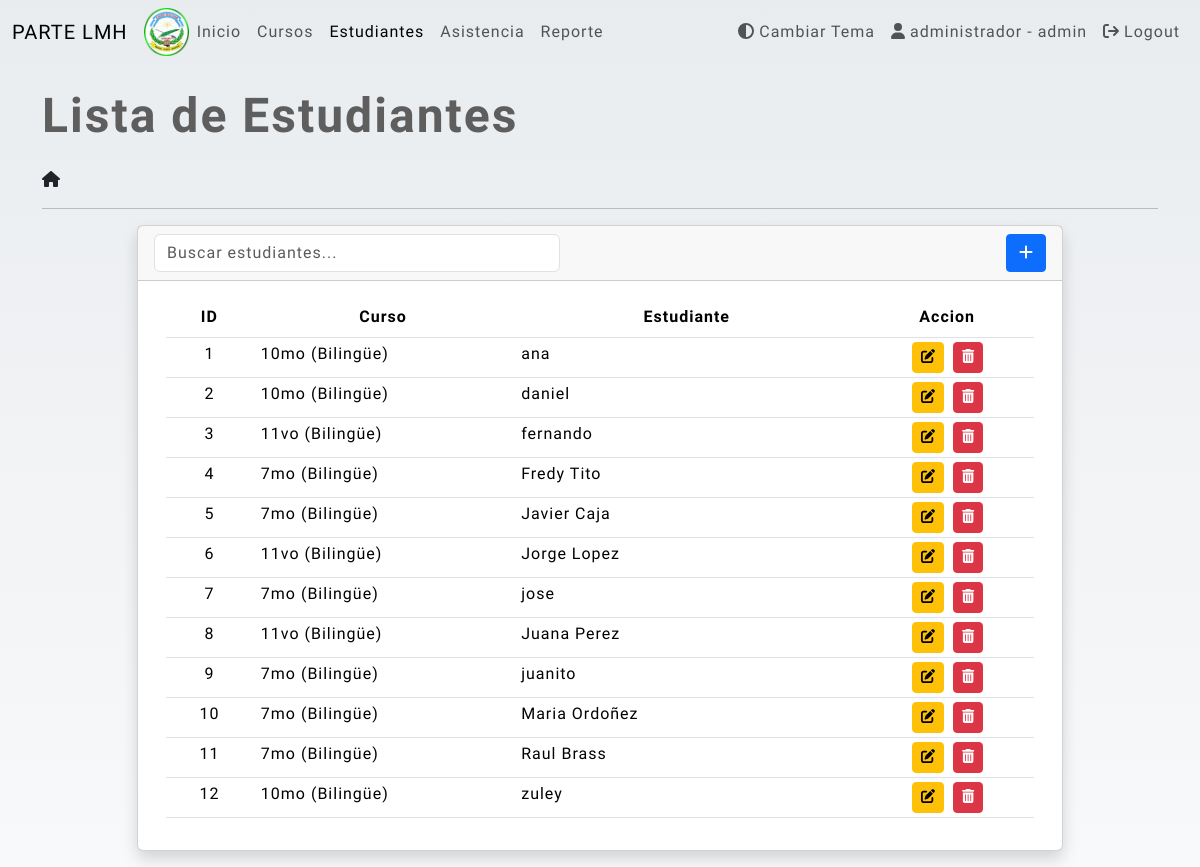
Page /?page=student_list (signed in) on the committed database.
### tables this page shows
CREATE TABLE `students_tbl` (
  `id` int(11) NOT NULL,
  `class_id` int(11) NOT NULL,
  `name` text NOT NULL,
  `created_at` datetime NOT NULL DEFAULT current_timestamp(),
  `updated_at` datetime DEFAULT NULL ON UPDATE current_timestamp()
);

CREATE TABLE `class_tbl` (
  `id` int(11) NOT NULL,
  `name` text NOT NULL,
  `created_at` datetime NOT NULL DEFAULT current_timestamp(),
  `updated_at` datetime DEFAULT NULL ON UPDATE current_timestamp()
);

### classes/actions.class.php (called while the page is built, shortened)
<?php
class Actions{
    private $conn;
    function __construct(){
        require_once(realpath(__DIR__.'/../db-connect.php'));
        $this->conn = $conn;
    }
    public function list_student(){
        $sql = "SELECT `students_tbl`.*, `class_tbl`.`name` as `class` FROM `students_tbl` inner join `class_tbl` on `students_tbl`.`class_id` = `class_tbl`.`id` order by `students_tbl`.`name` ASC";
        $qry = $this->conn->query($sql);
        return $qry->fetch_all(MYSQLI_ASSOC);
    }
}

### pages/student_list.php (the view, shortened to what this page needs)
<?php
$user_role = $_SESSION['user_role'];
$user_course_id = $_SESSION['user_course_id'] ?? null;
$studentList = [];
if ($user_role === 'admin') {
    $studentList = $actionClass->list_student();
} elseif ($user_role === 'encargado' && $user_course_id) {
    $studentList = $actionClass->list_student_by_course($user_course_id);
}
?>
<div class="page-title mb-3">Lista de Estudiantes</div>
<div style="width:3%;">
    <a class="nav-link <?= (isset($page)) && $page == 'home' ? 'active' : '' ?>" href="./">
        <i class="fa-solid fa-house"></i>
    </a>
</div>
<hr>
<div class="row justify-content-center">
    <div class="col-lg-10 col-md-12 col-sm-12 col-12">
        <div class="card shadow">
            <div class="card-header rounded-0">
                <div class="d-flex w-100 justify-content-end align-items-center">
                    <input class="form-control" type="text" id="search_input" placeholder="Buscar estudiantes..." style="width:50%;margin-right:50%;">
                    <button class="btn btn-md rounded-1 btn-primary" type="button" id="add_student"><i class="fa-solid fa-plus"></i></button>
                </div>
            </div>
            <div class="card-body rounded-0">
                <div class="container-fluid">
                    <div class="table-responsive">
                        <table class="table table-hover table-hovered table-stripped">
                            <colgroup>
                                <col width="10%">
                                <col width="30%">
                                <col width="40%">
                                <col width="20%">
                            </colgroup>
                            <thead>
                                <tr class="bg-transparent">
                                    <th class="bg-transparent text-center">ID</th>
                                    <th class="bg-transparent text-center">Curso</th>
                                    <th class="bg-transparent text-center">Estudiante</th>
                                    <th class="bg-transparent text-center">Accion</th>
                                </tr>
                            </thead>
                            <tbody id="table_body">
                                <?php $i=1 ?>
                                <?php if(!empty($studentList) && is_array($studentList)): ?>
                                <?php foreach($studentList as $row): ?>
                                    <tr>
                                        <td class="text-center px-2 py-1"><?php echo $i++;?></td>
                                        <td class="px-2 py-1"><?= $row['class'] ?></td>
                                        <td class="px-2 py-1"><?= $row['name'] ?></td>
                                        <td class="text-center px-2 py-1">
                                            <div class="input-group input-group-sm justify-content-center">
                                                <button class="btn btn-sm btn-warning rounded-1 edit_student" type="button" data-id="<?= $row['id'] ?>" title="Edit"><i class="fas fa-edit"></i></button>
                                                <button class="btn btn-sm btn-danger rounded-1 delete_student" type="button" data-id="<?= $row['id'] ?>" title="Delete"><i class="fa-solid fa-trash-can"></i></button>
                                            </div>
                                        </td>
                                    </tr>
                                <?php endforeach; ?>
                                <?php else: ?>
                                    <tr>
                                        <th class="text-center px-2 py-1" colspan="4">Registros no Encontrados.</th>
                                    </tr>
                                <?php endif; ?>
                            </tbody>
                        </table>
                    </div>
                </div>
            </div>
        </div>
    </div>
</div>

### index.php (shortened to what this page needs)
<?php
require_once('classes/actions.class.php');
$actionClass = new Actions();
$page = $_GET['page'] ?? "home";
?>
<!DOCTYPE html>
<html lang="es">
<?php include_once('inc/header.php'); ?>
<body>
    <?php include_once('inc/navigation.php'); ?>
    <div class="container-md py-3">
        <div class="main-wrapper">
            <?php include_once("pages/{$page}.php"); ?>
        </div>
    </div>
    <?php include_once('inc/footer.php'); ?>
</body>
</html>

### inc/header.php (shortened to what this page needs)
<!DOCTYPE html>
<html lang="es">
<head>
    <link rel="stylesheet" href="https://cdnjs.cloudflare.com/ajax/libs/font-awesome/6.4.2/css/all.min.css" />
    <link rel="stylesheet" href="https://cdn.jsdelivr.net/npm/bootstrap@5.3.2/dist/css/bootstrap.min.css">
    <link rel="stylesheet" href="assets/css/style.css">
</head>

### inc/navigation.php (shortened to what this page needs)
<nav class="navbar navbar-expand-lg navbar-light sticky-top" id="navbar">
    <div class="container-fluid">
        <a class="navbar-brand" href="./"> PARTE LMH</a>
        <img src="./assets/img/idk.png" alt="" style="width:45px;">
        <div class="collapse navbar-collapse" id="navbarSupportedContent">
            <ul class="navbar-nav me-auto mb-2 mb-lg-0">
                <li class="nav-item">
                    <a class="nav-link <?= (isset($page)) && $page == 'home' ? 'active' : '' ?>" href="./">Inicio</a>
                </li>
                <?php if ($_SESSION['user_role'] === 'admin'): ?>
                <li class="nav-item">
                    <a class="nav-link <?= (isset($page)) && $page == 'class_list' ? 'active' : '' ?>" href="./?page=class_list">Cursos</a>
                </li>
                <?php endif; ?>
                <li class="nav-item">
                    <a class="nav-link <?= (isset($page)) && $page == 'student_list' ? 'active' : '' ?>" href="./?page=student_list">Estudiantes</a>
                </li>
                <li class="nav-item">
                    <a class="nav-link <?= (isset($page)) && $page == 'attendance' ? 'active' : '' ?>" href="./?page=attendance">Asistencia</a>
                </li>
                <li class="nav-item">
                    <a class="nav-link <?= (isset($page)) && $page == 'attendance_report' ? 'active' : '' ?>" href="./?page=attendance_report">Reporte</a>
                </li>
            </ul>
            <ul class="navbar-nav ms-auto mb-2 mb-lg-0">
                <li class="nav-item">
                    <a class="nav-link" href="#" id="toggle-theme">
                        <i class="fa-solid fa-adjust"></i> Cambiar Tema
                    </a>
                </li>
                <li class="nav-item">
                    <a class="nav-link" href="#">
                        <i class="fa-solid fa-user"></i>
                        <?= $_SESSION['user_name'] ?? 'User' ?> - <?= $_SESSION['user_role'] ?? 'Role' ?>
                    </a>
                </li>
                <li class="nav-item">
                    <a class="nav-link" href="./logout.php">
                        <i class="fa-solid fa-arrow-right-from-bracket"></i>
                        Logout
                    </a>
                </li>
            </ul>
        </div>
    </div>
</nav>

### inc/footer.php (shortened to what this page needs)
<head>
    <link rel="stylesheet" href="../assets/css/style.css">
</head>

### assets/css/style.css (style rules this page uses)
:root { --font-orbiton: 'Orbitron', sans-serif; --font-ubuntu: 'Ubuntu', Helvetica; }
html, body { height: 100%; width: 100%; max-height: 100%; overflow: auto; }
* { font-family: var(--font-ubuntu); letter-spacing: 1px; }
body:not(.printable-receipt) { background-color: #cfd9df; background-image: linear-gradient(to top, #f8f9fa 0%, #e9ecef 100%); }
div.page-title, div.page-title * { font-size: 3rem; font-weight: 600; letter-spacing: 2px; color: #5e5e5e; font-family: var(--font-orbiton); }

### rows in the picture
students_tbl: class.name "10mo (Bilingüe)", name "ana"
students_tbl: class.name "10mo (Bilingüe)", name "daniel"
students_tbl: class.name "11vo (Bilingüe)", name "fernando"
students_tbl: class.name "7mo (Bilingüe)", name "Fredy Tito"
students_tbl: class.name "7mo (Bilingüe)", name "Javier Caja"
students_tbl: class.name "11vo (Bilingüe)", name "Jorge Lopez"
students_tbl: class.name "7mo (Bilingüe)", name "jose"
students_tbl: class.name "11vo (Bilingüe)", name "Juana Perez"
students_tbl: class.name "7mo (Bilingüe)", name "juanito"
students_tbl: class.name "7mo (Bilingüe)", name "Maria Ordoñez"
students_tbl: class.name "7mo (Bilingüe)", name "Raul Brass"
students_tbl: class.name "10mo (Bilingüe)", name "zuley"

### other values in the picture
$_SESSION['user_name'] "administrador"
$_SESSION['user_role'] "admin"
